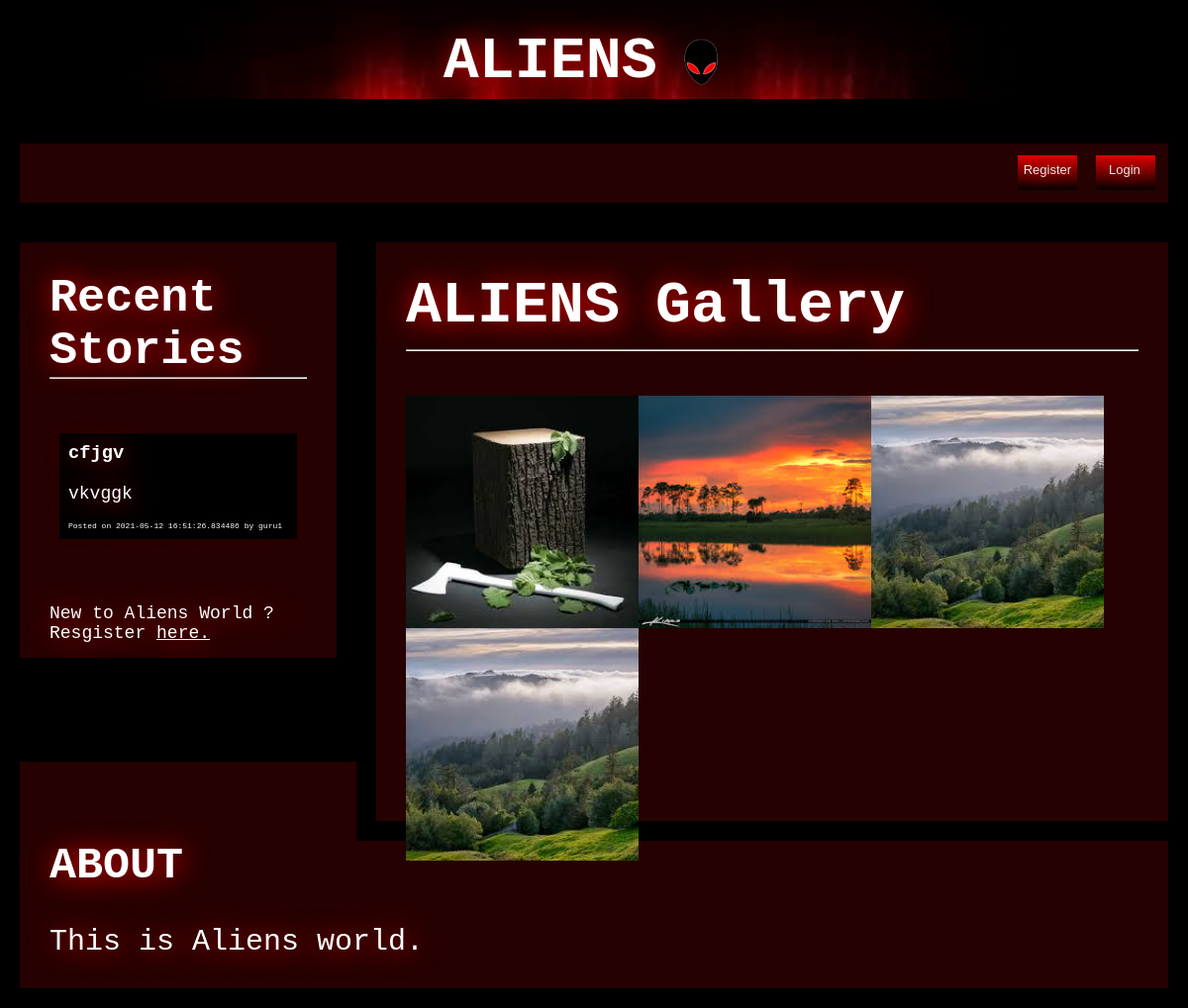
The page / on the database its author committed.
### alien/models.py (models this page shows, shortened)
class Post(db.Model):
    id = db.Column(db.Integer, primary_key=True)
    title = db.Column(db.String(100), nullable=False)
    date_posted = db.Column(db.DateTime, nullable=False, default=datetime.utcnow)
    content = db.Column(db.Text, nullable=False)
    alien_id = db.Column(db.Integer, db.ForeignKey('alien.id'), nullable=False)

class alien(db.Model,UserMixin):
    id=db.Column('id',db.Integer,primary_key=True)
    name=db.Column(db.String(20),nullable=False,unique=True)
    password=db.Column(db.String(20),nullable=False,unique=True)
    posts = db.relationship('Post', backref='author', lazy=True)
    def __repr__(self):
        return f'{self.name}'

### alien/routes.py (the view)
@app.route("/" , methods=['GET','POST'])
def main():
    if current_user.is_authenticated:
        return redirect(url_for('post'))
    else:
        try:all=Post.query.all()
        except:all=0
    return render_template("index.html" ,posts=all)

### alien/templates/index.html (shortened to what this page needs)
<!DOCTYPE html>
<html>
<head>
    <link rel="stylesheet" type="text/css" href="static/c.css">
</head>
<body>
    <div class="banner">
        <div class="notify">
        <h1 style='text-align:center;'>
            <b>ALIENS</b><img src="static/images/ty.gif" alt="aliens">
        </h1>
    </div>
    </div>
    <div class="main">
        <div class="signin not">
            <form action="{{url_for('login')}}">
                <input type="submit" class="registerbtn btn" value="Login" />
            </form>
            <form action="{{url_for('reg')}}">
                <input type="submit" class="registerbtn btn btn1" value="Register" />
            </form>
        </div>
        <div class="signin" style="height:460px;overflow:scroll">
        <h3 >Recent Stories</h3>
        <hr><br>
            {% if posts==0 %}
            {% elif posts!=0 %}
                {% for post in posts %}
                    <div class="container" style="padding: 10px;font-size:medium;">
                            <div class="box1" style="width:100%;background-color:#000;">
                                <div class="content1" style="width: auto;padding:9px">
                                    <h3 style="margin: auto;">{{ post.title }}</h3>
                                    <p style="padding-top: 10px;">{{ post.content }}</p>
                                    <div>
                                        <p style="font-size:8px;padding-top:8px">Posted on {{ post.date_posted}}   <span style="text-align: right;font-size:8px;margin-top:auto">by {{ post.author }}</span>  </p>
                                    </div>
                                </div>
                            </div>
                        </div>
                    {% endfor %}
            {%endif%}
        <br>
            <p>New to Aliens World ? Resgister <a href="{{url_for('reg')}}">here.</a></p>
        </div>
        <div class="gallery" >
            <h2 style="margin-bottom: 10px;">
                ALIENS Gallery
            </h2>
            <hr><br>
            <div class="container">
                <div class="box">
                    <div class="imgbox">
                        <img src="static/images/s.jfif">
                    </div>
                    <div class="content">
                    </div>
                </div>
                <div class="box">
                    <div class="imgbox">
                        <img src="static/images/sd.jfif">
                    </div>
                    <div class="content">
                    </div>
                </div>
                <div class="box">
                    <div class="imgbox">
                        <img src="static/images/sa.jfif">
                    </div>
                    <div class="content">
                    </div>
                </div>
                <div class="box">
                    <div class="imgbox">
                        <img src="static/images/sa.jfif">
                    </div>
                    <div class="content">
                    </div>
                </div>
            </div>
    </div>
    </div>
    <div class='about'>
        <h2>
                ABOUT
        </h2>
        <br>
        <p>This is Aliens world.</p>
    </div>
</body>
</html>

### alien/static/c.css (style rules this page uses)
* { margin: 0; padding: 0; box-sizing: border-box }
body { text-shadow: 0.12em 0.12em 1.7em #ff0000; color: white; font-family: courier; background-color: #000; }
.banner { width: 100%; height: 100px; background-image: url(vg.gif); background-repeat: no-repeat; background-size: cover; background-position: center; position: fixed; z-index: 1; }
.banner h1 { margin-bottom:144px ; font-size: xx-large; font-family: courier; text-align: center; }
.banner img { vertical-align: middle; height: 125px; }
.main { padding-top: 125px; width: 100%; background:black; }
.signin { width: 100%; padding: 30px; height: 500px; overflow-y: scroll; border: 20px solid black; background: #260101; float: left; }
.signin p { font-size: small; margin: auto; }
a { color: white; }
.gallery { width: 100%; border: 20px solid black; padding: 30px; background: #260101; float: left; }
.registerbtn { background: linear-gradient(180deg, #F20505,#000); color: white; font-size: large; text-shadow: 0.1em 0.1em 1.5em #ff0000; padding: 16px 20px; margin: 8px 0; border: none; cursor: pointer; width: 100%; opacity: 0.9; }
.container { position: relative; width: 100%; display: flex; background-color: #260101; flex-wrap: wrap; max-height: 400px; }
.container .box { position: relative; width: 85px; height:85px; overflow: hidden; transition: 0.5s; }
.container .box .imgbox { top: 0; left: 0; position: absolute; height: 100%; width: 100%; }
.container .box .imgbox:before { content: ''; position: absolute; top: 0; left: 0; width: 100%; height: 100%; z-index: 1; background: linear-gradient(180deg, #f00, #000); mix-blend-mode: multiply; opacity: 0; transition: 0.5s; }
.container .box .imgbox img { position: absolute; top: 0; left: 0; height: 100%; width: 100%; object-fit: cover; }
.container .box .content { position: absolute; top: 0; left: 0; width: 100%; height: 100%; z-index: 1; display: flex; align-items: flex-end; padding: 14px; }
.about { width: 100%; border: 20px solid black; padding: 30px; background: #260101; }
@media only screen and (min-width:700px) { .signin { width: 30%; height: 500px; } }
@media only screen and (min-width:700px) { .signin p { font-size: medium; } }
@media only screen and (min-width:700px) { .gallery { width: 70%; height: 500px; align-items: center; } }
@media only screen and (min-width:700px) { .container { width: 100%; } }
@media only screen and (min-width:700px) { .container .box { width: 140px; height: 140px; padding: 10px; } }
@media only screen and (min-width:1100px) { .banner h1 { font-size: 60px; } }
@media only screen and (min-width:1100px) { .signin { font-size: 40px; width: 30%; height: 100%; } }
@media only screen and (min-width:1100px) { .signin p { font-size: large; margin-top: 10px; } }
@media only screen and (min-width:1100px) { .registerbtn { font-size: x-large; } }
@media only screen and (min-width:1100px) { .main { min-height: 750px; } }
@media only screen and (min-width:1100px) { .gallery { width: 70%; height: 100%; align-items: center; font-size: 40px; } }
@media only screen and (min-width:1100px) { .container .box { width: 235px; height: 235px; } }
@media only screen and (min-width:1100px) { .about { font-size: 30px; } }

### alien/templates/index.html (style rules this page uses)
.btn { width: 60px; height: 35px; font-size: small; float: right; margin: 0; padding-left: 10pt; padding-top:5pt; z-index: 1; background: linear-gradient(180deg, #F20505,#000); color: white; text-shadow: 0.1em 0.1em 1.5em #ff0000; border: none; cursor: pointer; opacity: 0.9; }
.btn1 { margin: 0 19px; padding-left: 4.5pt; }
.not { width:100%; height:100px; padding: 10pt; padding-top: 9pt; overflow: initial; }

### rows shown on the page
Post: title "cfjgv", content "vkvggk", date_posted "2021-05-12 16:51:26.834486", author "guru1"
